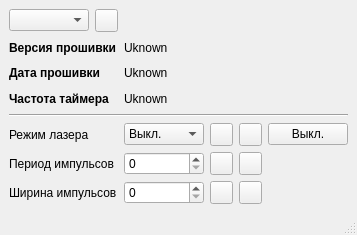
<?xml version="1.0" encoding="UTF-8"?>
<ui version="4.0">
 <class>root</class>
 <widget class="QMainWindow" name="root">
  <property name="geometry">
   <rect>
    <x>0</x>
    <y>0</y>
    <width>352</width>
    <height>235</height>
   </rect>
  </property>
  <property name="windowTitle">
   <string>Управление лазером</string>
  </property>
  <widget class="QWidget" name="cwid">
   <layout class="QGridLayout" name="cgrlay">
    <item row="0" column="1">
     <widget class="QPushButton" name="connect">
      <property name="minimumSize">
       <size>
        <width>23</width>
        <height>23</height>
       </size>
      </property>
      <property name="maximumSize">
       <size>
        <width>23</width>
        <height>23</height>
       </size>
      </property>
      <property name="text">
       <string/>
      </property>
     </widget>
    </item>
    <item row="0" column="0">
     <widget class="QComboBox" name="_port">
      <property name="minimumSize">
       <size>
        <width>80</width>
        <height>0</height>
       </size>
      </property>
      <property name="maximumSize">
       <size>
        <width>80</width>
        <height>16777215</height>
       </size>
      </property>
     </widget>
    </item>
    <item row="6" column="0" colspan="2">
     <widget class="QLabel" name="pulse_period_title">
      <property name="text">
       <string>Период импульсов</string>
      </property>
     </widget>
    </item>
    <item row="5" column="2">
     <widget class="QComboBox" name="_regime">
      <property name="minimumSize">
       <size>
        <width>80</width>
        <height>0</height>
       </size>
      </property>
      <property name="maximumSize">
       <size>
        <width>80</width>
        <height>16777215</height>
       </size>
      </property>
      <item>
       <property name="text">
        <string>Выкл.</string>
       </property>
      </item>
      <item>
       <property name="text">
        <string>Одиночный</string>
       </property>
      </item>
      <item>
       <property name="text">
        <string>Периодический</string>
       </property>
      </item>
     </widget>
    </item>
    <item row="0" column="2" colspan="4">
     <spacer name="hspc">
      <property name="orientation">
       <enum>Qt::Horizontal</enum>
      </property>
      <property name="sizeHint" stdset="0">
       <size>
        <width>40</width>
        <height>20</height>
       </size>
      </property>
     </spacer>
    </item>
    <item row="5" column="5">
     <widget class="QPushButton" name="set_regime_off">
      <property name="text">
       <string>Выкл.</string>
      </property>
     </widget>
    </item>
    <item row="2" column="2">
     <widget class="QLabel" name="_date">
      <property name="text">
       <string>Uknown</string>
      </property>
     </widget>
    </item>
    <item row="3" column="2">
     <widget class="QLabel" name="_timer_frequency">
      <property name="text">
       <string>Uknown</string>
      </property>
     </widget>
    </item>
    <item row="3" column="0" colspan="2">
     <widget class="QLabel" name="timer_frequency_title">
      <property name="font">
       <font>
        <weight>75</weight>
        <bold>true</bold>
       </font>
      </property>
      <property name="text">
       <string>Частота таймера</string>
      </property>
     </widget>
    </item>
    <item row="4" column="0" colspan="6">
     <widget class="Line" name="line">
      <property name="orientation">
       <enum>Qt::Horizontal</enum>
      </property>
     </widget>
    </item>
    <item row="5" column="4">
     <widget class="QPushButton" name="read_regime">
      <property name="minimumSize">
       <size>
        <width>23</width>
        <height>23</height>
       </size>
      </property>
      <property name="maximumSize">
       <size>
        <width>23</width>
        <height>23</height>
       </size>
      </property>
      <property name="text">
       <string/>
      </property>
     </widget>
    </item>
    <item row="1" column="2">
     <widget class="QLabel" name="_firmware_version">
      <property name="text">
       <string>Uknown</string>
      </property>
     </widget>
    </item>
    <item row="5" column="3">
     <widget class="QPushButton" name="write_regime">
      <property name="minimumSize">
       <size>
        <width>23</width>
        <height>23</height>
       </size>
      </property>
      <property name="maximumSize">
       <size>
        <width>23</width>
        <height>23</height>
       </size>
      </property>
      <property name="text">
       <string/>
      </property>
     </widget>
    </item>
    <item row="2" column="0" colspan="2">
     <widget class="QLabel" name="date_title">
      <property name="font">
       <font>
        <weight>75</weight>
        <bold>true</bold>
       </font>
      </property>
      <property name="text">
       <string>Дата прошивки</string>
      </property>
     </widget>
    </item>
    <item row="1" column="0" colspan="2">
     <widget class="QLabel" name="firmware_version_title">
      <property name="font">
       <font>
        <weight>75</weight>
        <bold>true</bold>
       </font>
      </property>
      <property name="text">
       <string>Версия прошивки</string>
      </property>
     </widget>
    </item>
    <item row="5" column="0" colspan="2">
     <widget class="QLabel" name="regime_title">
      <property name="text">
       <string>Режим лазера</string>
      </property>
     </widget>
    </item>
    <item row="7" column="0" colspan="2">
     <widget class="QLabel" name="pulse_width_title">
      <property name="text">
       <string>Ширина импульсов</string>
      </property>
     </widget>
    </item>
    <item row="6" column="2">
     <widget class="QSpinBox" name="_pulse_period">
      <property name="minimumSize">
       <size>
        <width>80</width>
        <height>0</height>
       </size>
      </property>
      <property name="maximumSize">
       <size>
        <width>80</width>
        <height>16777215</height>
       </size>
      </property>
     </widget>
    </item>
    <item row="7" column="2">
     <widget class="QSpinBox" name="_pulse_width">
      <property name="minimumSize">
       <size>
        <width>80</width>
        <height>0</height>
       </size>
      </property>
      <property name="maximumSize">
       <size>
        <width>80</width>
        <height>16777215</height>
       </size>
      </property>
     </widget>
    </item>
    <item row="6" column="3">
     <widget class="QPushButton" name="write_pulse_period">
      <property name="minimumSize">
       <size>
        <width>23</width>
        <height>23</height>
       </size>
      </property>
      <property name="maximumSize">
       <size>
        <width>23</width>
        <height>23</height>
       </size>
      </property>
      <property name="text">
       <string/>
      </property>
     </widget>
    </item>
    <item row="6" column="4">
     <widget class="QPushButton" name="read_pulse_period">
      <property name="minimumSize">
       <size>
        <width>23</width>
        <height>23</height>
       </size>
      </property>
      <property name="maximumSize">
       <size>
        <width>23</width>
        <height>23</height>
       </size>
      </property>
      <property name="text">
       <string/>
      </property>
     </widget>
    </item>
    <item row="7" column="3">
     <widget class="QPushButton" name="write_pulse_width">
      <property name="minimumSize">
       <size>
        <width>23</width>
        <height>23</height>
       </size>
      </property>
      <property name="maximumSize">
       <size>
        <width>23</width>
        <height>23</height>
       </size>
      </property>
      <property name="text">
       <string/>
      </property>
     </widget>
    </item>
    <item row="7" column="4">
     <widget class="QPushButton" name="read_pulse_width">
      <property name="minimumSize">
       <size>
        <width>23</width>
        <height>23</height>
       </size>
      </property>
      <property name="maximumSize">
       <size>
        <width>23</width>
        <height>23</height>
       </size>
      </property>
      <property name="text">
       <string/>
      </property>
     </widget>
    </item>
   </layout>
  </widget>
  <widget class="QMenuBar" name="mbar">
   <property name="geometry">
    <rect>
     <x>0</x>
     <y>0</y>
     <width>352</width>
     <height>21</height>
    </rect>
   </property>
  </widget>
  <widget class="QStatusBar" name="sbar"/>
 </widget>
 <resources/>
 <connections/>
</ui>
